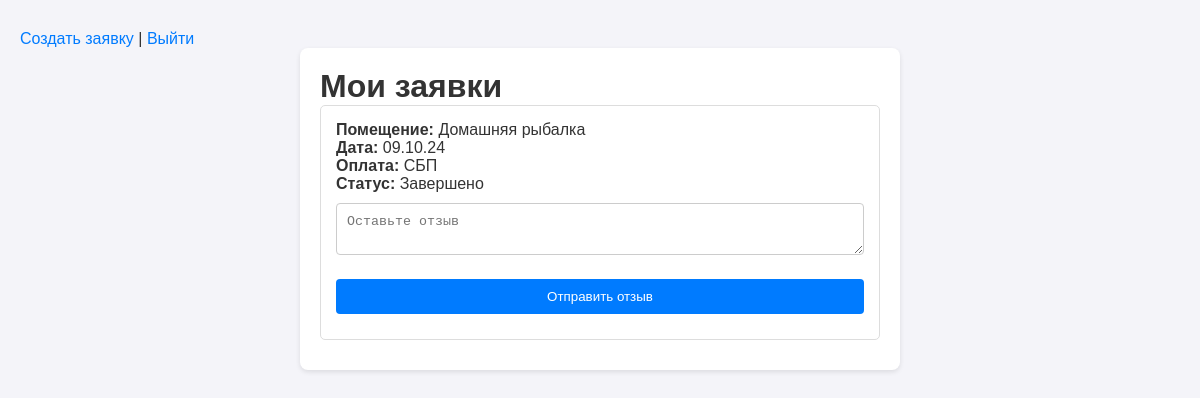
/requests (signed in), run on the app's committed database.
### tables this page shows
CREATE TABLE requests (
        id INTEGER PRIMARY KEY AUTOINCREMENT,
        user_id INTEGER,
        room_name TEXT NOT NULL,
        start_date TEXT NOT NULL,
        payment_method TEXT NOT NULL,
        status TEXT DEFAULT 'Новая',
        review TEXT,
        FOREIGN KEY (user_id) REFERENCES users (id)
    );

### routers/requests.py (the view)
@router.get("/requests", response_class=HTMLResponse)
async def view_requests(request: Request, db: sqlite3.Connection = Depends(get_db)):
    if "user_id" not in request.session:
        return RedirectResponse(url="/login", status_code=303)
    cursor = db.cursor()
    user_requests = cursor.execute(
        "SELECT * FROM requests WHERE user_id = ?",
        (request.session["user_id"],)
    ).fetchall()
    return templates.TemplateResponse(
        request, "requests.html", {"requests": user_requests}
    )

### templates/requests.html (shortened to what this page needs)
<!DOCTYPE html>
<html lang="ru">
<head>
    <link rel="stylesheet" href="/static/style.css">
</head>
<body>
    <header><a href="/create_request">Создать заявку</a> | <a href="/logout">Выйти</a></header>
    <main>
        <h1>Мои заявки</h1>
        <div data-testid="req-list">
            {% for req in requests %}
            <div class="request-card">
                <p><strong>Помещение:</strong> {{ req.room_name }}</p>
                <p><strong>Дата:</strong> {{ req.start_date }}</p>
                <p><strong>Оплата:</strong> {{ req.payment_method }}</p>
                <p><strong>Статус:</strong> {{ req.status }}</p>
                {% if req.status == 'Завершено' %}
                    <form method="post" action="/add_review/{{ req.id }}">
                        <textarea name="review" placeholder="Оставьте отзыв" data-testid="req-review"></textarea>
                        <button type="submit">Отправить отзыв</button>
                    </form>
                {% endif %}
            </div>
            {% endfor %}
        </div>
    </main>
</body>
</html>

### static/style.css (style rules this page uses)
* { box-sizing: border-box; margin: 0; padding: 0; }
body { font-family: Arial, sans-serif; background: #f4f4f9; color: #333; padding: 20px; }
main { max-width: 600px; margin: 0 auto; background: white; padding: 20px; border-radius: 8px; box-shadow: 0 2px 5px rgba(0,0,0,0.1); }
input, select, textarea, button { width: 100%; padding: 10px; margin: 10px 0; border: 1px solid #ccc; border-radius: 4px; }
button { background: #007bff; color: white; border: none; cursor: pointer; transition: background 0.3s; }
a { color: #007bff; text-decoration: none; display: inline-block; margin-top: 10px; }
.request-card { border: 1px solid #ddd; padding: 15px; margin-bottom: 10px; border-radius: 5px; }

### data on the page
requests: room_name "Домашняя рыбалка", start_date "09.10.24", payment_method "СБП", status "Завершено"
